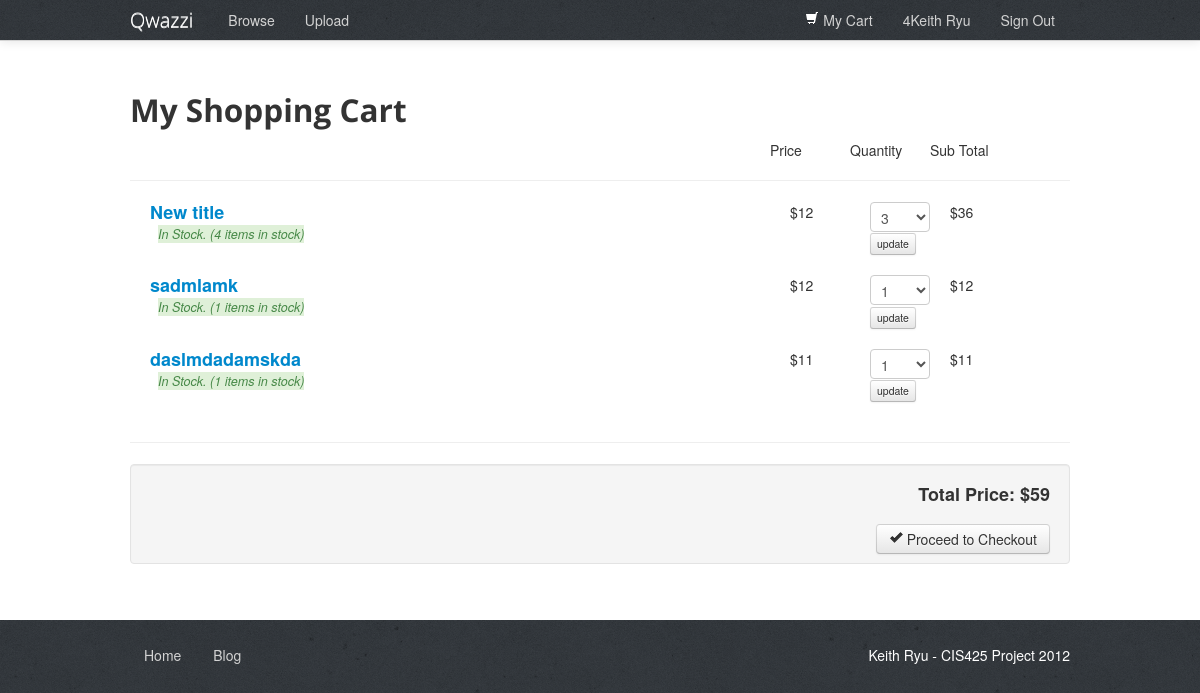
/shopping_cart.php (signed in), run on the app's committed database.
### tables this page shows
CREATE TABLE `cart` (
  `id` int(10) NOT NULL AUTO_INCREMENT,
  `user_id` int(10) NOT NULL,
  `art_id` int(10) NOT NULL,
  `quantity` int(10) NOT NULL,
  `checkout` tinyint(1) NOT NULL,
  PRIMARY KEY (`id`)
);

CREATE TABLE `art` (
  `art_id` int(10) NOT NULL AUTO_INCREMENT,
  `user_id` int(10) NOT NULL,
  `title` varchar(50) NOT NULL,
  `description` text NOT NULL,
  `approved` tinyint(1) NOT NULL,
  `quantity` int(5) NOT NULL,
  `price` int(10) NOT NULL,
  `photo` varchar(100) NOT NULL,
  PRIMARY KEY (`art_id`)
);

### shopping_cart.php (the view, shortened to what this page needs)
<?php
include_once ('functions.php');
include_once ('header.php');
$user_id = $_SESSION['user_id'];
$query="SELECT * FROM cart WHERE user_id='$user_id'";
$result=mysqli_query($dbc,$query);
?>
<div class="container paddingtop40">
  <div class="row">
    <div class="span12">
      <h2> My Shopping Cart </h2>
    </div>
    <div class="span8"></div>
    <div class="span1">Price</div>
    <div class="span1">Quantity</div>
    <div class="span2">Sub Total </div>
  </div>
<hr class="soft">
<div class="row">
<div class="span12">
<?php
while($rows=mysqli_fetch_array($result)){
  $art_id = $rows['art_id'];
  $q2 = "SELECT * FROM art WHERE art_id='$art_id'";
  $r2 = mysqli_query($dbc, $q2);
  $rows2 = mysqli_fetch_array($r2);
  $qadded = $rows['quantity'];
  $qremaining = $rows2['quantity'];
  $subtotal = $qadded * $rows2['price'];
  $total = $total + $subtotal;
  echo
  '<div class="span8"><a href="product_show.php?art_id='.$rows2['art_id'].'"><span class="cart-art-title">'
    .$rows2['title'].'</span></a><br />';
  if ($qadded>$qremaining){
    echo '<span class="alert-error italic small"> Not enough stock. Please reduce your cart. ('. $qremaining .' items in stock)</span>';
    $notenough = $notenough+1;
  }
  else {
    echo '<span class="alert-success italic small">In Stock. ('. $qremaining .' items in stock)</span>';
  }
  echo '</div>';
  echo '<div class="span1">
    $'. $rows2['price'] .
  '</div>';
?>
  <div class="span1">
    <form method="post" class="form-inline" action="add_to_cart.php">
      <select name="quantityadded" class="span1">
        <option selected> <? echo $qadded ?> </option>
      </select>
      <input type="submit" class="btn btn-mini" value="update" />
    </form>
  </div>
<?
  echo '<div class="span1">$'
    .$subtotal.
  '</div>';
}
?>
</div></div>
<hr class="soft">
<div class="row">
  <div class="span12">
    <div class="well">
    <form class="form-inline" method="post" action="checkout_logic.php">
        <span class="total-price pull-right">Total Price: $<? echo $total; ?></span>
          <br /><br />
  <?
  if ($notenough>0){
    echo '<span class="pull-right red">There are some items in your cart that are not available. Please update the quantity to continue checking out.</span>';
  } else {
    echo '<button type="submit" class="btn pull-right"><i class="icon-ok"></i> Proceed to Checkout </button>';
  } ?>
    </form>
    </div>
  </div>
</div>
</div>
<?
include_once('footer.php');
?>

### header.php (shortened to what this page needs)
<!DOCTYPE html>
<html lang="en">
<head>
  <link href="css/stylesheets.css" rel="stylesheet">
  <div class="navbar navbar-fixed-top">
  <div class="navbar-inner">
    <div class="container">
      <a class="brand" href=".">Qwazzi</a>
      <div class="nav-collapse">
        <ul class="nav">
           <li><a href="#">Browse</a></li>
              <li><a href="product_upload.php">Upload</a></li>
        </ul>
        <ul class="nav pull-right">
          <?php
          if (!$_SESSION["loggedin"]) {
            echo '<li><a href="user_signin.php"> Sign In </a></li>';
            echo '<li><a href="user_signup.php"> Sign Up </a></li>';
          }
          else {
            echo '<li><a href="shopping_cart.php"'.$_SESSION['user_id'].'><i class="icon-shopping-cart icon-white"></i> My Cart</a></li>';
            echo '<li><a href="#">'. $_SESSION['user_id'] . $_SESSION['name'] .'</a></li>';
            echo '<li><a href="user_logout.php"> Sign Out </a></li>';
          }
          ?>
        </ul>
      </div>
    </div>
  </div>
</div>
</head>
<body>
  <div class="white">

### footer.php
</div>
</body>
  <footer class="container">
    <ul>
      <li><a href="."> Home </a></li>
      <li><a href="#"> Blog </a></li>
      <li class="pull-right"> Keith Ryu - CIS425 Project 2012 </li>
    </ul>
  </footer>
</html>

### css/stylesheets.css (style rules this page uses)
body { padding-top: 40px; background-image: url('../img/concrete_wall.png'); }
h1,h2,h3,h4,h5 { font-family: 'Open Sans', 'Helvetica Neue', helvetica, sans-serif; }
.navbar-inner { background-color: none; background-image: url('../img/concrete_wall.png'); }
.navbar .nav li a { color: lightgrey; text-shadow: none; }
.navbar .brand { color: white; font-family: 'Open Sans', 'Helvetica Neue', helvetica, sans-serif; }
footer { color: white; margin: 25px 0px; padding-bottom: 0px; }
footer ul { margin: 0; padding: 0; list-style-type: none; }
footer ul li { display: inline; }
footer ul li a { text-decoration: none; padding: .2em 1em; color: lightgrey; }
.cart-art-title { font-weight: bold; font-size: 18px; }
.total-price { font-size: 18px; font-weight: bold; }
.white { background-color: white; min-height: 580px; }
.paddingtop40 { padding-top: 40px; }
.italic { font-style: italic; }
.small { font-size: 90%; margin-left: 8px; }

### data on the page
cart: art.title "New title", art.quantity "4", art.price "12", quantityadded "3", quantity.price "36"
cart: art.title "sadmlamk", art.quantity "1", art.price "12", quantityadded "1", quantity.price "12"
cart: art.title "daslmdadamskda", art.quantity "1", art.price "11", quantityadded "1", quantity.price "11"

### other printed values
$_SESSION['user_id'] "4"
$_SESSION['name'] "Keith Ryu"
$total "59"
